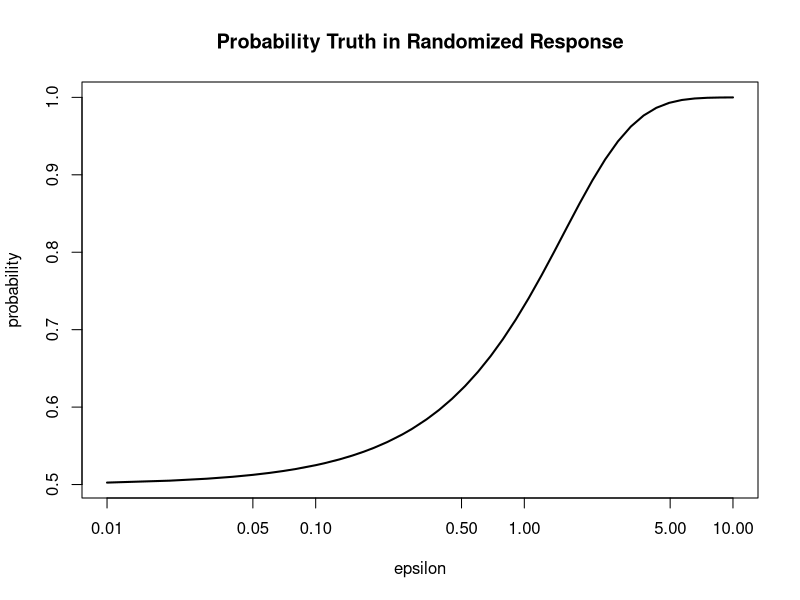

Source code (R): (Note: this script raises an error after producing the figure.)
##
##  localRelease.r
##
##  demonstrate local model of differential privacy
##
##  jH 2019.3.29
##

rm(list=ls())		# Remove any objects in memory
set.seed(123)

#### Release Functions ####


localRelease <- function(x, values=c(-1,1), epsilon){
	draw <- runif(n=1, min=0, max=1)
	cutoff <- 1/(1+exp(epsilon))
	return(1)    # Correct This
}


correction <- function(release, epsilon){
	inflation <- (exp(epsilon) + 1)/(exp(epsilon) - 1)
	expectation <- mean(release * inflation)
	return(expectation)
}

llik <- function(b, data, epsilon){
	p <- 1/(1 + exp(-b))             	# Transform unconstrained b into 0<p<1

	values <- sort(unique(data))        # Transform dichotomous data into z \in {0,1}
	z <- rep(0, length(data))
	z[data==values[2]] <- 1

	ptrue <- exp(epsilon)/(1+exp(epsilon))
	pfalse <- 1 - ptrue  # Or 1/(1-exp(epsilon))

	# Here's the log likelihood function as a row by row calculation
	llik <- 1           # Correct This
	llik <- -1 * sum(llik)    			# Note optim performs minimization
	
	return(llik)
}



lik <- function(b, data, epsilon){
	p <- 1/(1 + exp(-b))             	# Transform unconstrained b into 0<p<1

	values <- sort(unique(data))        # Transform dichotomous data into z \in {0,1}
	z <- rep(0, length(data))
	z[data==values[2]] <- 1

	ptrue <- exp(epsilon)/(1+exp(epsilon))
	pfalse <- 1 - ptrue  # Or 1/(1-exp(epsilon))

	# Here's the likelihood function 

	lik <- -1*( p * ptrue + (1-p) * pfalse)^(sum(z)) * ((1-p) * ptrue + p * pfalse)^(sum(1-z))
	
	return(lik)
}


# Random draw from Laplace distribution
#
# mu numeric, center of the distribution
# b numeric, spread
# size integer, number of draws
# 
# return Random draws from Laplace distribution
# example:
# 
# rlap(size=1000)

rlap = function(mu=0, b=1, size=1) {
    p <- runif(size) - 0.5
    draws <- mu - b * sgn(p) * log(1 - 2 * abs(p))
    return(draws)
}

# Sign function
# 
# Function to determine what the sign of the passed values should be.
#
# x numeric, value or vector or values
# return The sign of passed values
# example:
#
# sgn(rnorm(10))

sgn <- function(x) {
    return(ifelse(x < 0, -1, 1))
}

## Bound/Censor/Clip a variable to a range
clip <- function(x, lower, upper){
	x.clipped <- x
	x.clipped[x.clipped<lower] <- lower
	x.clipped[x.clipped>upper] <- upper
	return(x.clipped)	
}

## Differentially private mean release
meanRelease <- function(x, lower, upper, epsilon){
	n <- length(x)

	sensitivity <- (upper - lower)/n
	scale <- sensitivity / epsilon

	x.clipped <- clip(x, lower, upper)
	sensitiveValue <- mean(x.clipped)
	DPrelease <- sensitiveValue + rlap(mu=0, b=scale, size=1)

	return(list(release=DPrelease, true=sensitiveValue))
}


#### Plot Randomized Response Mechanism ####

my.seq <- seq(from=log10(10), to=log10(0.01), length=50)     	# make evenly spaced in logarithmic space
ep.seq <- round(10^my.seq * 100) /100

probtrue <- exp(ep.seq)/(1 + exp(ep.seq))

par(mfcol=c(1,1))
plot(x=ep.seq, y=probtrue, type="l", log = "x", lwd=2, main="Probability Truth in Randomized Response", xlab="epsilon", ylab="probability")

dev.copy2pdf(file="./figs/localMechanism.pdf")


#### Simulation ####

# Parameters
myn <- 1000
myepsilon <- 0.5

# Simulate dataset
mydata<-rbinom(n=myn, size=1, prob=0.3)
mydata[mydata==0] <- -1
true <- mean(mydata)

# Release each observation by RR
release <- rep(NA, myn)
for(i in 1:myn){
	release[i] <- localRelease(x=mydata[i], values=c(-1,1), epsilon=myepsilon)
}

# Correct expectation by inflation
expectation <- correction(release=release, epsilon=myepsilon)

# Correct expectation by Max.Likelihood
startparams <- -1
#output <- optim(par=startparams, fn=llik, data=mydata, epsilon=myepsilon, method="BFGS")  # Alt optimizer
output <- nlm(p=startparams, f=llik, data=release, epsilon=myepsilon, stepmax=0.1)

maxlik.p <- 1/(1+exp(-1* output$estimate))

maxlik.mean <- maxlik.p * max(mydata) + (1-maxlik.p) * min(mydata)


cat(paste("Mean of data:       ", mean(mydata), "\n"))
cat(paste("Mean of DP release: ", mean(release), "\n"))
cat(paste("Mean corrected:     ", expectation, "\n"))
cat(paste("MaxLikelihood mean: ", maxlik.mean, "\n"))




#### Show loglikelihood surface ####

p.seq <- seq(from=.01, to=.99, by=.001)     # These are the probabilities we want to find the llikelihood of
b.seq <- -log(p.seq^{-1} - 1)              # These are the inverse transformations

y.lik <- y.llik <- rep(NA, length(p.seq))
for(i in 1:length(p.seq)){
	y.llik[i] <- -1*llik(b=b.seq[i], data=release, epsilon=myepsilon)
	y.lik[i] <- -1*lik(b=b.seq[i], data=release, epsilon=myepsilon)
}


par(mfcol=c(2,1))

plot(x=p.seq, y=y.llik, type="l", lwd=2, main="LogLikelihood Surface", xlab="Pi Parameter", ylab="LogLikelihood")

plot(x=p.seq, y=y.lik, type="l", lwd=2, main="Likelihood Surface", xlab="Pi Parameter", ylab="Likelihood")



dev.copy2pdf(file="./figs/localModelLLikelihood.pdf")



par(mfcol=c(1,1))


all.ylim <- c(min(y.llik), 1.2*max(y.llik)  - 0.2*min(y.llik))
plot(x=p.seq, y=y.llik, type="l", lwd=2, main="LogLikelihood Surface with Likelihood Ratio Test", ylim=all.ylim, xlab="Pi Parameter", ylab="LogLikelihood")
test.statistic=max(y.llik) - qchisq(0.95, df=1)/2

abline(h=test.statistic,lty=4)

dev.copy2pdf(file="./figs/localModelWilksTest.pdf")



#### Simulate many times #####

myn <- 5000
myepsilon <- 0.5

mydata<-rbinom(n=myn, size=1, prob=0.3)
mydata[mydata==0] <- -1
true <- mean(mydata)


nsims <- 500
history <- matrix(NA, nrow=nsims, ncol=4)
release <- rep(NA, myn)

for(j in 1:nsims){
	for(i in 1:myn){
		release[i] <- localRelease(x=mydata[i], values=c(-1,1), epsilon=myepsilon)
	}

	expectation <- correction(release=release, epsilon=myepsilon)

	startparams <- -1
	output <- nlm(p=startparams, f=llik, data=release, epsilon=myepsilon, stepmax=0.1)

	maxlik.p <- 1/(1+exp(-1* output$estimate))

	maxlik.mean <- maxlik.p * max(mydata) + (1-maxlik.p) * min(mydata)

	laplace.release <- meanRelease(x=mydata, lower=-1, upper=1, epsilon=myepsilon)

	history[j,1] <- mean(release)
	history[j,2] <- expectation
	history[j,3] <- maxlik.mean
	history[j,4] <- laplace.release$release
}

dens.release <- density(history[,1])
dens.exp <- density(history[,2])
dens.maxlik <- density(history[,3])
dens.laplace <- density(history[,4])


all.ylim <- c(min(c(dens.release$y, dens.exp$y, dens.maxlik$y)), max(c(dens.release$y, dens.exp$y, dens.maxlik$y)))
all.xlim <- c(min(c(true, dens.release$x, dens.exp$x, dens.maxlik$x)), max(c(true, dens.release$x, dens.exp$x, dens.maxlik$x)))
all.lwd <- 2
col.seq <- c("coral3", "darkolivegreen3", "cornflowerblue", "violet")

plot(x=dens.release$x, y=dens.release$y, type="l", lwd=all.lwd, col=col.seq[1],  ylim=all.ylim, xlim=all.xlim, xlab="release", ylab="density")
lines(x=dens.exp$x, y=dens.exp$y, type="l", lwd=all.lwd, col=col.seq[3])
lines(x=dens.maxlik$x, y=dens.maxlik$y, type="l", lwd=all.lwd, col=col.seq[4])
abline(v=true, lty=2, lwd=1.5, col="green")

print(mean(history[,2]>true))






plot(x=dens.release$x, y=dens.release$y, type="l", lwd=all.lwd, col=col.seq[1],  ylim=all.ylim, xlim=all.xlim, xlab="release", ylab="density")
lines(x=dens.exp$x, y=dens.exp$y, type="l", lwd=all.lwd, col=col.seq[3])
lines(x=dens.maxlik$x, y=dens.maxlik$y, type="l", lwd=all.lwd, col=col.seq[4])
abline(v=true, lty=2, lwd=1.5, col="green")

lines(x=dens.laplace$x, y=dens.laplace$y, type="l", lwd=all.lwd, col=col.seq[2])

dev.copy2pdf(file="./figs/localModel.pdf")





#### Show utility over sample size ####

aa <- Sys.time()

my.seq <- seq(from=log10(200), to=log10(5000), length=15)  	# make evenly spaced in logarithmic space
n.seq  <- round(10^my.seq)                                 	# round to integers

myepsilon <- 0.5
mypi <- 0.3
population.true <- mypi*1 + (1-mypi)*(-1)

nsims <- 1000
history <- matrix(NA, nrow=length(n.seq), ncol=4)

for(i in 1:length(n.seq)){
	release <- rep(NA,n.seq[i])
	error.local <- error.laplace <- error.sampling <- NULL

	for(j in 1:nsims){
		mydata<-rbinom(n=n.seq[i], size=1, prob=mypi)
		mydata[mydata==0] <- -1
		true <- mean(mydata)

		for(k in 1:n.seq[i]){
			release[k] <- localRelease(x=mydata[k], values=c(-1,1), epsilon=myepsilon)
		}
		laplace <- meanRelease(x=mydata, lower=-1, upper=1, epsilon=myepsilon)

		error.local  <- c(error.local, true - correction(release=release, epsilon=myepsilon) )
		error.laplace <- c(error.laplace, true - laplace$release)
		error.sampling <- c(error.sampling, true - population.true)

	}
	history[i,1] <- n.seq[i]
	history[i,2] <- sqrt(mean(error.local^2))
	history[i,3] <- sqrt(mean(error.laplace^2))
	history[i,4] <- sqrt(mean(error.sampling^2))

}


par(mfcol=c(1,2))
all.ylim <- c(0.00001, max(history[,2:4]))
col.seq <- c("coral3", "darkolivegreen3", "cornflowerblue")
all.lwd <- 2
all.cex <- 1.15
xloc <- round(length(n.seq)*0.3)

plot(x=history[,1], y=history[,2], ylim=all.ylim, type="l", log="x", lwd=all.lwd, ylab="RMSE", xlab="N", col=col.seq[1])
lines(x=history[,1], y=history[,3], lwd=all.lwd, col=col.seq[2])
lines(x=history[,1], y=history[,4], lwd=all.lwd, col=col.seq[3])

text(x=history[xloc,1], y=history[xloc,2], label="Local Model", col=col.seq[1], pos=4, cex=all.cex)
text(x=history[xloc,1], y=history[xloc,3], label="Centralized Model", col=col.seq[2], pos=4, cex=all.cex)
text(x=history[xloc,1], y=history[xloc,4], label="Sampling Error", col=col.seq[3], pos=4, cex=all.cex)

plot(x=history[,1], y=history[,2], ylim=all.ylim, type="l", log="xy", lwd=all.lwd, ylab="RMSE", xlab="N", col=col.seq[1])
lines(x=history[,1], y=history[,3], lwd=all.lwd, col=col.seq[2])
lines(x=history[,1], y=history[,4], lwd=all.lwd, col=col.seq[3])

text(x=history[xloc,1], y=history[xloc,2], label="Local Model", col=col.seq[1], pos=4, cex=all.cex)
text(x=history[xloc,1], y=history[xloc,3], label="Centralized Model", col=col.seq[2], pos=4, cex=all.cex)
text(x=history[xloc,1], y=history[xloc,4], label="Sampling Error", col=col.seq[3], pos=4, cex=all.cex)

bb<- Sys.time()

cat(paste("Time elapsed:", bb-aa))

dev.copy2pdf(file="./figs/localModelRMSEOverN.pdf")



#### Build example from Histograms ####
stop()

library("foreign")
PUMSdata <- read.csv(file="../../data/FultonPUMS5full.csv")   

data <- PUMSdata$educ    		# variable for means

## Sample with replacement from a vector
bootstrap <- function(x, y=NULL, n){
	index <- sample(x=1:length(x), size=n, replace=TRUE) 

	if(is.null(y)){
		return(x[index])
	}else{
		return(list(x=x[index], y=y[index]))
	}
}

showHist <- function(release, main="Histogram"){

	semi.blue <- rgb(0,90,239,150,maxColorValue=255)          # Slightly transparent colors
	semi.red  <- rgb(239,90,0,150,maxColorValue=255)

	DPrelease <- release$release
	codebook <- release$codebook
	true <- release$true

	allylim <- c(min(c(DPrelease,true), na.rm = TRUE), max(c(DPrelease, true), na.rm = TRUE))
	granularity <- (max(codebook) - min(codebook))/(length(codebook)-1)

	allxlim <- c(min(codebook) - 0.5*granularity, max(codebook + 0.5*granularity))

	# If stability threshold would be off the graph, extend range of graph
    if(!is.null(release$threshold)){
    	if(release$threshold>allylim[2]){
    		allylim[2]<-release$threshold
    	}
    }

    # Build empty plot
	plot.new()
	plot.window( xlim=allxlim, ylim=allylim)
	title(main = main)
	axis( side=1 )
	axis( side=2 )

	tiny <- granularity*0.03 # slight spacing between bars
	overlap <- granularity*0.2 # some small overlap between sensitive and DP values

	for(i in 1:length(codebook)){
		rect(xleft=codebook[i]-overlap, ybottom=0, xright=codebook[i]+0.5*granularity-tiny, ytop=true[i], col=semi.red)
		rect(xleft=codebook[i]-0.5*granularity+tiny, ybottom=0, xright=codebook[i]+overlap, ytop=DPrelease[i], col=semi.blue)
	}

	# If present, show stability threshold
	if(!is.null(release$threshold)){
		abline(h=release$threshold, col="black", lty=2, lwd=1.5)
	}
}




## Differentially private histogram for integers
integerHistogramRelease <- function(x, lower, upper, nbins=0, epsilon){
	n <- length(x)
	if(nbins==0){
		lower <- floor(lower)
		upper <- ceiling(upper)
		bins <- lower:upper   
        nbins <- length(bins)
    }

    x.clipped <- clip(x=x, lower=lower, upper=upper)

	sensitivity <- 2
	scale <- sensitivity / epsilon

	sensitiveValue <- DPrelease <- rep(NA,nbins)
	for(i in 1:length(bins)){
		sensitiveValue[i] <- sum(x.clipped==bins[i])
		DPrelease[i] <- sensitiveValue[i] + rlap(mu=0, b=scale, size=1)
	}

	return(list(release=DPrelease, true=sensitiveValue, codebook=bins))
}

nboot <- 2000
data1 <- bootstrap(data, n=nboot)

out1 <- integerHistogramRelease(x=data1, lower=1, upper=16, epsilon=0.5)


#out1 <- rep(NA, nboot)
#for(i in 1:nboot)){
#	out1[i] <- integerHistogramRelease(x=data1[i], lower=1, upper=16, epsilon=0.5)
#}


par(mfcol=c(1,1))
showHist(out1, main="Integer Histogram")
dev.copy2pdf(file="./figs/integerHistogramRelease.pdf")







